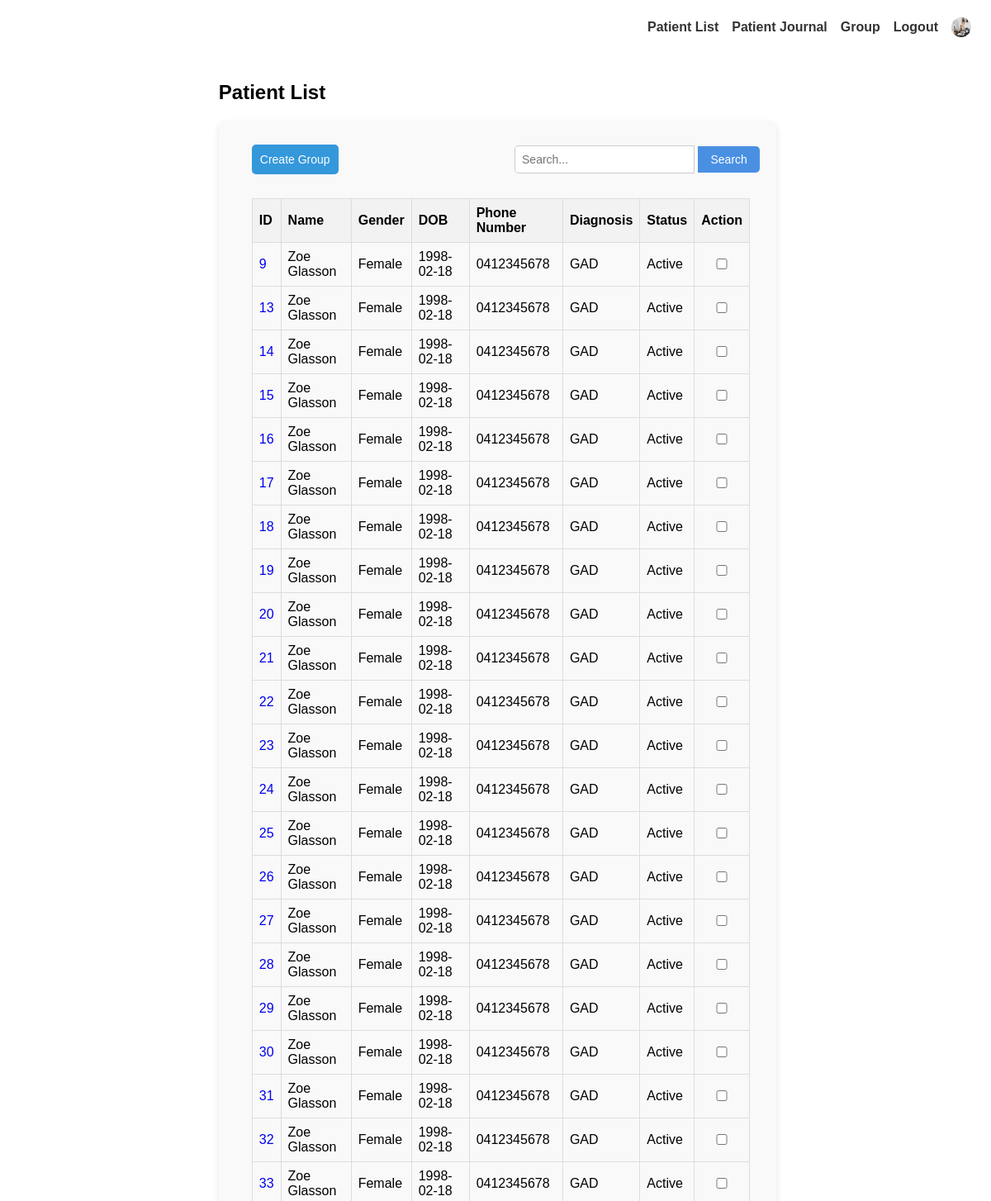
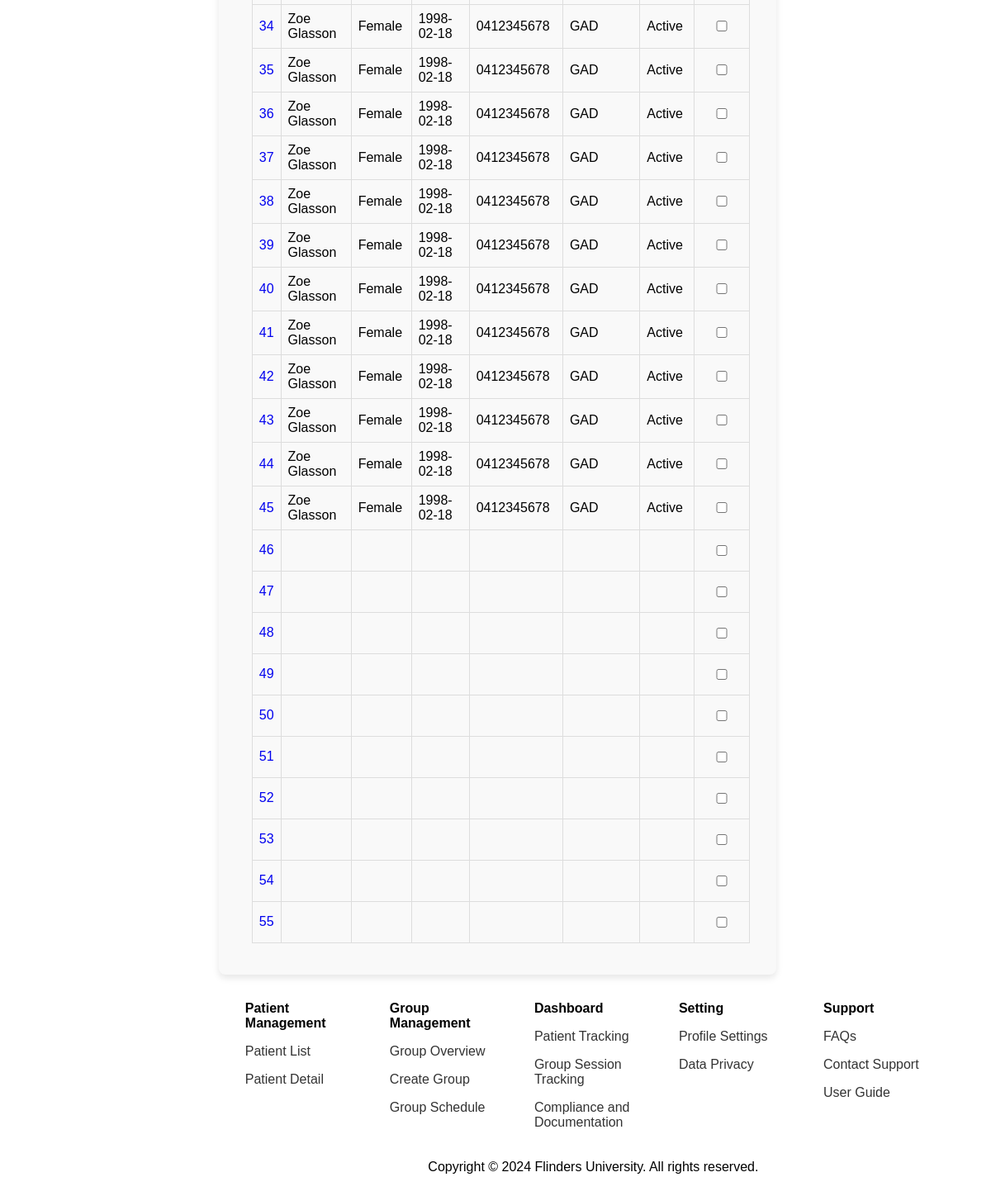
The page /pages/therapist/patient_list.php on the database its author committed (2 pictures, top to bottom).
### tables this page shows
CREATE TABLE `patient` (
  `id` int(11) NOT NULL,
  `therapistId` int(11) DEFAULT NULL,
  `title` varchar(10) DEFAULT NULL,
  `fName` varchar(50) DEFAULT NULL,
  `lName` varchar(50) DEFAULT NULL,
  `dob` date DEFAULT NULL,
  `gender` varchar(10) DEFAULT NULL,
  `contactNo` varchar(15) DEFAULT NULL,
  `email` varchar(100) DEFAULT NULL,
  `streetAddress` varchar(255) DEFAULT NULL,
  `postCode` varchar(10) DEFAULT NULL,
  `height` decimal(5,2) DEFAULT NULL,
  `weight` decimal(5,2) DEFAULT NULL,
  `startDate` date DEFAULT NULL,
  `endDate` date DEFAULT NULL,
  `diagnosis` text DEFAULT NULL,
  `status` varchar(20) DEFAULT NULL,
  `profile` longblob DEFAULT NULL,
  `password` varchar(255) DEFAULT NULL
);

### pages/therapist/patient_list.php (the view, shortened to what this page needs)
<!DOCTYPE html>
<html lang="en">
<head>
  <link rel="stylesheet" href="../../assets/css/patient-list.css" />
  <link rel="stylesheet" href="../../assets/css/therapist.css" />
  <link rel="stylesheet" href="../../assets/css/shared.css">
</head>
<body>
  <header>
    <?php
    include_once("../navigation/therapist_nav.php");
    require_once "../patient/patient-dashboard-connect.php";
    $sql = "SELECT id, fName, lName, dob, gender, contactNo, diagnosis, status FROM Patient";
    $result = $conn->query($sql);
    $patients = [];
    if ($result->num_rows > 0) {
      while ($row = $result->fetch_assoc()) {
        $patients[] = $row;
      }
    } else {
      echo "No patients found.";
    }
    ?>
  </header>
  <div class="main-content">
    <h2>Patient List</h2>
    <div class="content">
      <div class="group-search-container">
      <button class="create-group-btn" id="createGroupBtn" type="submit">Create Group</button>
        <div class="search-container">
          <form action="#" method="post" class="search-form">
            <input type="text" placeholder="Search..." id="search-input" />
            <button type="submit" class="search-btn">Search</button>
          </form>
        </div>
      </div>
      <table id="myTable">
        <thead>
          <tr>
            <th>ID</th>
            <th>Name</th>
            <th>Gender</th>
            <th>DOB</th>
            <th>Phone Number</th>
            <th>Diagnosis</th>
            <th>Status</th>
            <th>Action</th>
          </tr>
        </thead>
        <tbody>
          <?php if (!empty($patients)): ?>
            <?php foreach ($patients as $patient): ?>
              <tr>
                <td><a href="patient_profile.php?id=<?php echo htmlspecialchars($patient['id']); ?>" style="text-decoration: none;"><?php echo htmlspecialchars($patient['id']); ?></a></td>
                <td><?php echo htmlspecialchars($patient['fName'] . " " . $patient['lName']); ?></td>
                <td><?php echo htmlspecialchars($patient['gender']); ?></td>
                <td><?php echo htmlspecialchars($patient['dob']); ?></td>
                <td><?php echo htmlspecialchars($patient['contactNo']); ?></td>
                <td><?php echo htmlspecialchars($patient['diagnosis']); ?></td>
                <td><?php echo htmlspecialchars($patient['status']); ?></td>
                <td><input type="checkbox" name="patient" class="select-patient" value = "<?php echo htmlspecialchars($patient['id']); ?>"></td>
              </tr>
            <?php endforeach; ?>
          <?php else: ?>
            <tr>
              <td colspan="16">No patients found.</td>
            </tr>
          <?php endif; ?>
        </tbody>
      </table>
      <br>
    </div>
    <footer>
      <?php include_once("../footer/therapist_footer.php") ?>
    </footer>
  </div>
</body>
</html>

### assets/css/patient-list.css (style rules this page uses)
table { width: 95%; margin-left: 20px; margin-right: 40px; border-collapse: collapse; align-items: flex-end; }
table th, table td { border: 1px solid #dddddd; text-align: left; padding: 8px; }
table th { background-color: #f2f2f2; }
input, textarea { width: 100%; padding: 10px; margin: 10px 0; border: 1px solid #ccc; border-radius: 5px; }
button[type="submit"] { background-color: #3498db; color: white; border: none; padding: 10px; cursor: pointer; border-radius: 5px; }
.group-search-container { display: flex; justify-content: space-between; align-items: center; margin-bottom: 20px; }
.create-group-btn { background-color: #ff6b6b; color: white; border: none; padding: 10px 20px; font-size: 14px; border-radius: 5px; cursor: pointer; margin-left: 20px; }
.search-container { display: flex; align-items: center; margin-left: auto; }
.search-container input { padding: 8px; font-size: 14px; border: 1px solid #ccc; border-radius: 5px 0 0 5px; width: 200px; }
.search-container button { padding: 8px 15px; font-size: 14px; border: none; background-color: #4a90e2; color: white; cursor: pointer; border-radius: 0 5px 5px 0; }

### assets/css/therapist.css (style rules this page uses)
body { font-family: Arial, Helvetica, sans-serif; }

### rows shown on the page
patient: id "9", fName+lName "Zoe Glasson", gender "Female", dob "1998-02-18", contactNo "0412345678", diagnosis "GAD", status "Active"
patient: id "13", fName+lName "Zoe Glasson", gender "Female", dob "1998-02-18", contactNo "0412345678", diagnosis "GAD", status "Active"
patient: id "14", fName+lName "Zoe Glasson", gender "Female", dob "1998-02-18", contactNo "0412345678", diagnosis "GAD", status "Active"
patient: id "15", fName+lName "Zoe Glasson", gender "Female", dob "1998-02-18", contactNo "0412345678", diagnosis "GAD", status "Active"
patient: id "16", fName+lName "Zoe Glasson", gender "Female", dob "1998-02-18", contactNo "0412345678", diagnosis "GAD", status "Active"
patient: id "17", fName+lName "Zoe Glasson", gender "Female", dob "1998-02-18", contactNo "0412345678", diagnosis "GAD", status "Active"
patient: id "18", fName+lName "Zoe Glasson", gender "Female", dob "1998-02-18", contactNo "0412345678", diagnosis "GAD", status "Active"
patient: id "19", fName+lName "Zoe Glasson", gender "Female", dob "1998-02-18", contactNo "0412345678", diagnosis "GAD", status "Active"
patient: id "20", fName+lName "Zoe Glasson", gender "Female", dob "1998-02-18", contactNo "0412345678", diagnosis "GAD", status "Active"
patient: id "21", fName+lName "Zoe Glasson", gender "Female", dob "1998-02-18", contactNo "0412345678", diagnosis "GAD", status "Active"
patient: id "22", fName+lName "Zoe Glasson", gender "Female", dob "1998-02-18", contactNo "0412345678", diagnosis "GAD", status "Active"
patient: id "23", fName+lName "Zoe Glasson", gender "Female", dob "1998-02-18", contactNo "0412345678", diagnosis "GAD", status "Active"
patient: id "24", fName+lName "Zoe Glasson", gender "Female", dob "1998-02-18", contactNo "0412345678", diagnosis "GAD", status "Active"
patient: id "25", fName+lName "Zoe Glasson", gender "Female", dob "1998-02-18", contactNo "0412345678", diagnosis "GAD", status "Active"
patient: id "26", fName+lName "Zoe Glasson", gender "Female", dob "1998-02-18", contactNo "0412345678", diagnosis "GAD", status "Active"
patient: id "27", fName+lName "Zoe Glasson", gender "Female", dob "1998-02-18", contactNo "0412345678", diagnosis "GAD", status "Active"
patient: id "28", fName+lName "Zoe Glasson", gender "Female", dob "1998-02-18", contactNo "0412345678", diagnosis "GAD", status "Active"
patient: id "29", fName+lName "Zoe Glasson", gender "Female", dob "1998-02-18", contactNo "0412345678", diagnosis "GAD", status "Active"
patient: id "30", fName+lName "Zoe Glasson", gender "Female", dob "1998-02-18", contactNo "0412345678", diagnosis "GAD", status "Active"
patient: id "31", fName+lName "Zoe Glasson", gender "Female", dob "1998-02-18", contactNo "0412345678", diagnosis "GAD", status "Active"
patient: id "32", fName+lName "Zoe Glasson", gender "Female", dob "1998-02-18", contactNo "0412345678", diagnosis "GAD", status "Active"
patient: id "33", fName+lName "Zoe Glasson", gender "Female", dob "1998-02-18", contactNo "0412345678", diagnosis "GAD", status "Active"
patient: id "34", fName+lName "Zoe Glasson", gender "Female", dob "1998-02-18", contactNo "0412345678", diagnosis "GAD", status "Active"
patient: id "35", fName+lName "Zoe Glasson", gender "Female", dob "1998-02-18", contactNo "0412345678", diagnosis "GAD", status "Active"
patient: id "36", fName+lName "Zoe Glasson", gender "Female", dob "1998-02-18", contactNo "0412345678", diagnosis "GAD", status "Active"
patient: id "37", fName+lName "Zoe Glasson", gender "Female", dob "1998-02-18", contactNo "0412345678", diagnosis "GAD", status "Active"
patient: id "38", fName+lName "Zoe Glasson", gender "Female", dob "1998-02-18", contactNo "0412345678", diagnosis "GAD", status "Active"
patient: id "39", fName+lName "Zoe Glasson", gender "Female", dob "1998-02-18", contactNo "0412345678", diagnosis "GAD", status "Active"
patient: id "40", fName+lName "Zoe Glasson", gender "Female", dob "1998-02-18", contactNo "0412345678", diagnosis "GAD", status "Active"
patient: id "41", fName+lName "Zoe Glasson", gender "Female", dob "1998-02-18", contactNo "0412345678", diagnosis "GAD", status "Active"
patient: id "42", fName+lName "Zoe Glasson", gender "Female", dob "1998-02-18", contactNo "0412345678", diagnosis "GAD", status "Active"
patient: id "43", fName+lName "Zoe Glasson", gender "Female", dob "1998-02-18", contactNo "0412345678", diagnosis "GAD", status "Active"
patient: id "44", fName+lName "Zoe Glasson", gender "Female", dob "1998-02-18", contactNo "0412345678", diagnosis "GAD", status "Active"
patient: id "45", fName+lName "Zoe Glasson", gender "Female", dob "1998-02-18", contactNo "0412345678", diagnosis "GAD", status "Active"
patient: id "46"
patient: id "47"
patient: id "48"
patient: id "49"
patient: id "50"
patient: id "51"
patient: id "52"
patient: id "53"
patient: id "54"
patient: id "55"
